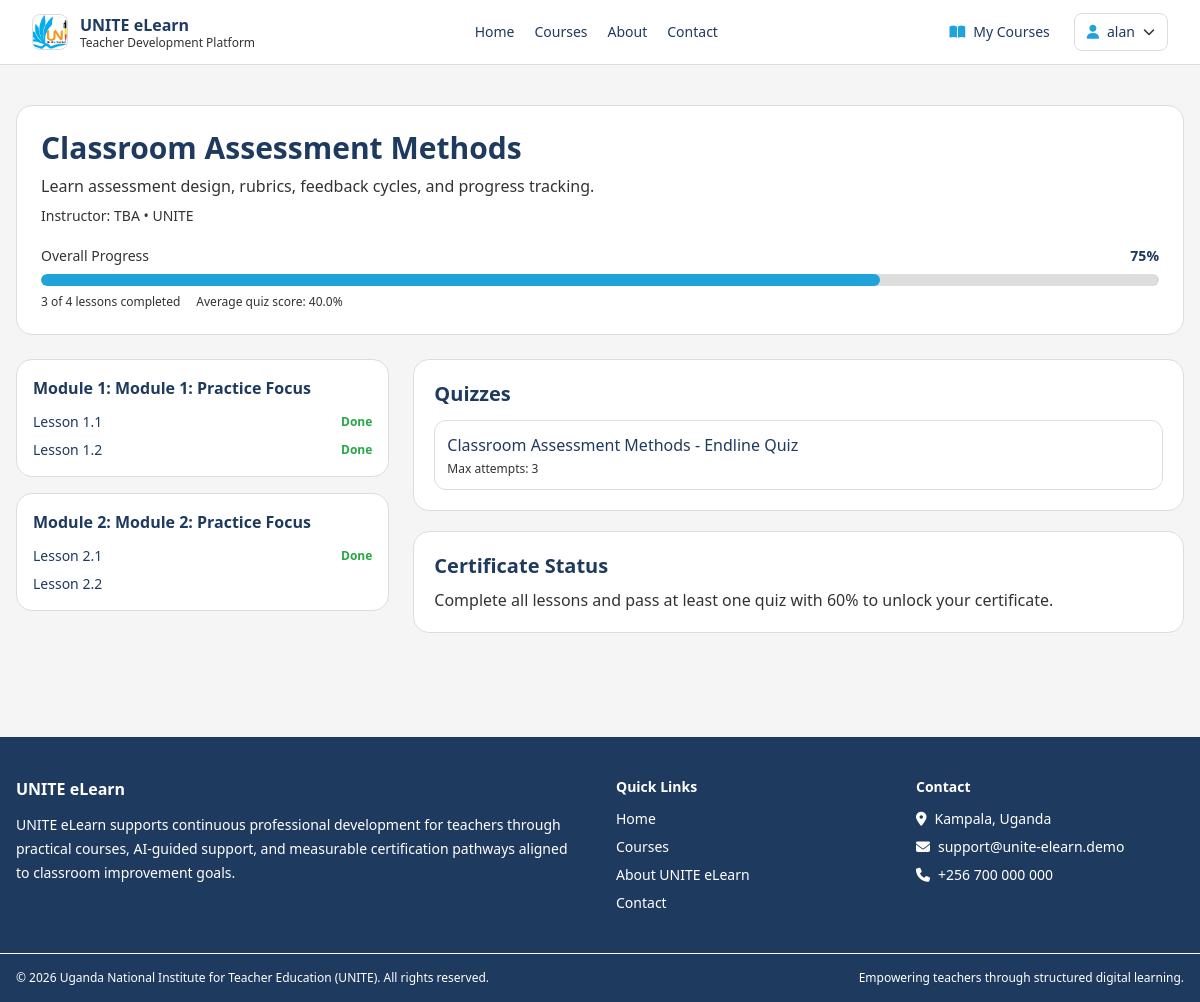
Screenshot of /learn/classroom-assessment-methods/ (signed in) with the database file from the repository.
### courses/models.py (models this page shows, shortened)
class Course(models.Model):
    LEVEL_BEGINNER = "beginner"
    LEVEL_INTERMEDIATE = "intermediate"
    LEVEL_ADVANCED = "advanced"
    LEVEL_CHOICES = [
        (LEVEL_BEGINNER, "Beginner"),
        (LEVEL_INTERMEDIATE, "Intermediate"),
        (LEVEL_ADVANCED, "Advanced"),
    ]
    title = models.CharField(max_length=255)
    slug = models.SlugField(unique=True, max_length=255)
    category = models.CharField(max_length=120, blank=True, db_index=True)
    level = models.CharField(max_length=20, choices=LEVEL_CHOICES, default=LEVEL_BEGINNER)
    short_description = models.CharField(max_length=300)
    description = models.TextField()
    learning_objectives = models.TextField(blank=True)
    prerequisites = models.TextField(blank=True)
    target_audience = models.TextField(blank=True)
    created_by = models.ForeignKey(
        User,
        on_delete=models.SET_NULL,
        null=True,
        blank=True,
        related_name="created_courses",
    )
    cover_image = models.URLField(blank=True)
    is_published = models.BooleanField(default=True)
    passing_score = models.PositiveIntegerField(default=60)
    estimated_duration_hours = models.PositiveIntegerField(default=6)
    created_at = models.DateTimeField(auto_now_add=True)
    updated_at = models.DateTimeField(auto_now=True)
    class Meta:
        ordering = ["title"]

class Module(models.Model):
    course = models.ForeignKey(Course, on_delete=models.CASCADE, related_name="modules")
    title = models.CharField(max_length=255)
    order = models.PositiveIntegerField(default=1)
    description = models.TextField(blank=True)
    class Meta:
        ordering = ["course", "order", "id"]

class Lesson(models.Model):
    TYPE_VIDEO = "video"
    TYPE_READING = "reading"
    TYPE_ASSIGNMENT = "assignment"
    TYPE_CHOICES = [
        (TYPE_VIDEO, "Video"),
        (TYPE_READING, "Reading"),
        (TYPE_ASSIGNMENT, "Assignment"),
    ]
    module = models.ForeignKey(Module, on_delete=models.CASCADE, related_name="lessons")
    title = models.CharField(max_length=255)
    order = models.PositiveIntegerField(default=1)
    lesson_type = models.CharField(max_length=20, choices=TYPE_CHOICES, default=TYPE_READING)
    duration_minutes = models.PositiveIntegerField(null=True, blank=True)
    content = models.TextField()
    summary = models.TextField(blank=True)
    ai_summary = models.TextField(blank=True)
    ai_keywords = models.TextField(blank=True)
    video_url = models.URLField(blank=True)
    downloadable_material_url = models.URLField(blank=True)
    class Meta:
        ordering = ["module", "order", "id"]

class Quiz(models.Model):
    course = models.ForeignKey(Course, on_delete=models.CASCADE, related_name="quizzes")
    title = models.CharField(max_length=255)
    description = models.TextField(blank=True)
    is_active = models.BooleanField(default=True)
    max_attempts = models.PositiveIntegerField(default=3)
    class Meta:
        ordering = ["course", "id"]

### courses/views.py (the view)
# urls.py: path("learn/<slug:slug>/", views.course_learn_view, name="learn"),
@login_required
def course_learn_view(request, slug):
    course = get_object_or_404(
        Course.objects.prefetch_related("modules__lessons", "quizzes").select_related("created_by", "created_by__profile"),
        slug=slug,
    )
    if not _is_enrolled(request.user, course):
        messages.warning(request, "Please enroll in the course first.")
        return redirect("courses:detail", slug=course.slug)
    lessons = _ordered_lessons_for_course(course)
    completed_ids = set(
        LessonProgress.objects.filter(
            user=request.user,
            lesson__in=lessons,
            is_completed=True,
        ).values_list("lesson_id", flat=True)
    )
    progress = progress_percentage(request.user, course)
    certificate = get_or_create_certificate_if_eligible(request.user, course)
    instructor_name, institution_name = _course_instructor_info(course)
    return render(
        request,
        "courses/course_learn.html",
        {
            "course": course,
            "completed_ids": completed_ids,
            "progress": progress,
            "total_lessons": course_total_lessons(course),
            "completed_lessons": completed_lessons_for_user(request.user, course),
            "certificate": certificate,
            "average_score": average_quiz_score_for_user(request.user, course),
            "instructor_name": instructor_name,
            "institution_name": institution_name,
        },
    )

### certificates/services.py (called while the page is built, shortened)
def get_or_create_certificate_if_eligible(user, course):
    enrollment = Enrollment.objects.filter(user=user, course=course).first()
    if not enrollment:
        return None
    total_lessons = Lesson.objects.filter(module__course=course).count()
    completed_lessons = LessonProgress.objects.filter(
        user=user,
        lesson__module__course=course,
        is_completed=True,
    ).count()
    passed_attempt = QuizAttempt.objects.filter(
        user=user,
        quiz__course=course,
        passed=True,
        percentage__gte=course.passing_score,
    ).order_by("-percentage", "-attempted_at").first()
    if total_lessons == 0 or completed_lessons < total_lessons or not passed_attempt:
        return None

### courses/services.py (called while the page is built)
def course_total_lessons(course):
    return sum(module.lessons.count() for module in course.modules.all())

def completed_lessons_for_user(user, course):
    return LessonProgress.objects.filter(
        user=user,
        lesson__module__course=course,
        is_completed=True,
    ).count()

def progress_percentage(user, course):
    total = course_total_lessons(course)
    if total == 0:
        return 0
    completed = completed_lessons_for_user(user, course)
    return int((completed / total) * 100)

def average_quiz_score_for_user(user, course):
    attempts = QuizAttempt.objects.filter(user=user, quiz__course=course)
    if not attempts.exists():
        return 0.0
    return round(sum(item.percentage for item in attempts) / attempts.count(), 2)

### courses/views.py (called while the page is built, shortened)
def _is_enrolled(user, course):
    return Enrollment.objects.filter(user=user, course=course).exists()

def _ordered_lessons_for_course(course):
    return Lesson.objects.filter(module__course=course).select_related("module", "module__course").order_by(
        "module__order", "module__id", "order", "id"
    )

def _course_instructor_info(course):
    if not course.created_by:
        return "TBA", "UNITE"

### courses/templates/courses/course_learn.html (shortened to what this page needs)
{% extends 'base.html' %}
{% block content %}
<section class="max-w-7xl mx-auto px-4 py-10 space-y-6">
    <header class="bg-white border border-unite-gray-300 rounded-2xl p-6">
        <h1 class="text-3xl font-bold text-unite-navy-500">{{ course.title }}</h1>
        <p class="text-unite-text-main mt-2">{{ course.description|truncatechars:220 }}</p>
        <p class="text-sm text-unite-text-main mt-2">Instructor: <span class="font-medium">{{ instructor_name }}</span> • {{ institution_name }}</p>
        <div class="mt-5">
            <div class="flex flex-wrap justify-between text-sm gap-2">
                <p class="text-unite-text-main">Overall Progress</p>
                <p class="font-semibold text-unite-navy-500">{{ progress }}%</p>
            </div>
            <div class="mt-2 bg-unite-gray-300 rounded-full h-3 overflow-hidden"><div class="bg-unite-blue-500 h-3 rounded-full" style="width: {{ progress }}%"></div></div>
            <div class="mt-2 text-xs text-unite-text-main flex flex-wrap gap-x-4 gap-y-1">
                <p>{{ completed_lessons }} of {{ total_lessons }} lessons completed</p>
                <p>Average quiz score: {{ average_score }}%</p>
            </div>
        </div>
    </header>
    <div class="grid lg:grid-cols-3 gap-6">
        <aside class="lg:col-span-1 space-y-4">
            {% for module in course.modules.all %}
                <div class="bg-white border border-unite-gray-300 rounded-2xl p-4">
                    <h3 class="font-semibold text-unite-navy-500">Module {{ module.order }}: {{ module.title }}</h3>
                    <ul class="mt-3 space-y-2 text-sm">
                        {% for lesson in module.lessons.all %}
                            <li class="flex items-center justify-between gap-2">
                                <a href="{% url 'courses:lesson-detail' lesson.id %}" class="hover:text-unite-blue-500">{{ lesson.title }}</a>
                                {% if lesson.id in completed_ids %}<span class="text-success text-xs font-semibold">Done</span>{% endif %}
                            </li>
                        {% empty %}
                            <li class="text-unite-text-main text-sm">No lessons yet.</li>
                        {% endfor %}
                    </ul>
                </div>
            {% empty %}
                <div class="bg-white border border-dashed border-unite-gray-300 rounded-2xl p-4 text-unite-text-main text-sm">No modules have been set up yet.</div>
            {% endfor %}
        </aside>
        <section class="lg:col-span-2 space-y-5">
            <div class="bg-white border border-unite-gray-300 rounded-2xl p-5">
                <h2 class="font-semibold text-xl text-unite-navy-500">Quizzes</h2>
                <div class="mt-3 space-y-2">
                    {% for quiz in course.quizzes.all %}
                        <a href="{% url 'courses:quiz-detail' quiz.id %}" class="block border border-unite-gray-300 rounded-xl p-3 hover:bg-unite-gray-100">
                            <p class="font-medium text-unite-navy-500">{{ quiz.title }}</p>
                            <p class="text-xs text-unite-text-main mt-1">Max attempts: {{ quiz.max_attempts }}</p>
                        </a>
                    {% empty %}
                        <p class="text-sm text-unite-text-main">No quizzes configured for this course yet.</p>
                    {% endfor %}
                </div>
            </div>
            <div class="bg-white border border-unite-gray-300 rounded-2xl p-5">
                <h2 class="font-semibold text-xl text-unite-navy-500">Certificate Status</h2>
                {% if certificate %}
                    <p class="text-success mt-2">Your certificate is ready for verification and printing.</p>
                    <a href="{% url 'certificates:detail' certificate.id %}" class="inline-flex items-center gap-2 mt-3 px-4 py-2.5 rounded-xl bg-success text-white font-semibold ">Open Certificate <i class="fa-solid fa-certificate"></i></a>
                {% else %}
                    <p class="text-unite-text-main mt-2">Complete all lessons and pass at least one quiz with {{ course.passing_score }}% to unlock your certificate.</p>
                {% endif %}
            </div>
        </section>
    </div>
</section>
{% endblock %}

### core/templates/partials/navbar.html (shortened to what this page needs)
{% load static %}
<nav class="bg-white border-b border-unite-gray-300 sticky top-0 z-40 no-print">
    <div class="max-w-7xl mx-auto px-4 sm:px-6 lg:px-8">
        <div class="flex justify-between h-16 items-center gap-5">
            <a href="{% url 'core:home' %}" class="flex items-center gap-3 min-w-fit">
                <img src="{% static 'UNITE_Logo.png' %}" alt="UNITE logo" class="h-9 w-9 rounded-lg object-cover border border-unite-gray-300">
                <div>
                    <p class="font-bold text-unite-navy-500 leading-tight">UNITE eLearn</p>
                    <p class="text-xs text-unite-text-main leading-tight">Teacher Development Platform</p>
                </div>
            </a>
            <div class="hidden md:flex items-center gap-5 text-sm">
                <a class="hover:text-unite-blue-500 transition-colors" href="{% url 'core:home' %}">Home</a>
                <a class="hover:text-unite-blue-500 transition-colors" href="{% url 'courses:list' %}">Courses</a>
                <a class="hover:text-unite-blue-500 transition-colors" href="{% url 'core:about' %}">About</a>
                <a class="hover:text-unite-blue-500 transition-colors" href="{% url 'core:about' %}#contact">Contact</a>
            </div>
            <div class="flex items-center gap-2 sm:gap-3 text-sm">
                {% if request.user.is_authenticated %}
                    <a class="hidden sm:inline-flex items-center gap-2 px-3 py-2 rounded-lg hover:bg-unite-gray-100 transition-colors" href="{% url 'courses:my-courses' %}">
                        <i class="fa-solid fa-book-open text-unite-blue-500"></i> My Courses
                    </a>
                    <details class="relative">
                        <summary class="list-none cursor-pointer px-3 py-2 rounded-lg border border-unite-gray-300 bg-white hover:bg-unite-gray-100 flex items-center gap-2">
                            <i class="fa-solid fa-user text-unite-blue-500"></i>
                            <span class="hidden sm:inline">{{ request.user.username }}</span>
                            <i class="fa-solid fa-chevron-down text-xs text-unite-text-main"></i>
                        </summary>
                    </details>
                {% else %}
                    <a class="px-3 py-2 rounded-lg hover:bg-unite-gray-100" href="{% url 'accounts:login' %}">Login</a>
                    <a class="px-4 py-2 rounded-lg bg-unite-orange-500 hover:bg-unite-orange-600 text-white transition-colors" href="{% url 'accounts:register' %}">Register</a>
                {% endif %}
            </div>
        </div>
    </div>
</nav>

### core/templates/base.html (style rules this page uses)
body { font-family: "Segoe UI", Tahoma, Geneva, Verdana, sans-serif; }

### rows the page displays
Course: title "Classroom Assessment Methods", description "Learn assessment design, rubrics, feedback cycles, and progress tracking.", passing_score "60"
Module: order "1", title "Module 1: Practice Focus"
Lesson: title "Lesson 1.1", shows "Done"
Lesson: title "Lesson 1.2", shows "Done"
Module: order "2", title "Module 2: Practice Focus"
Lesson: title "Lesson 2.1", shows "Done"
Lesson: title "Lesson 2.2"
Quiz: title "Classroom Assessment Methods - Endline Quiz", max_attempts "3"

### other values shown
{{ request.user.username }} "alan"
{{ instructor_name }} "TBA"
{{ institution_name }} "UNITE"
{{ progress }} "75"
{{ completed_lessons }} "3"
{{ total_lessons }} "4"
{{ average_score }} "40.0"
